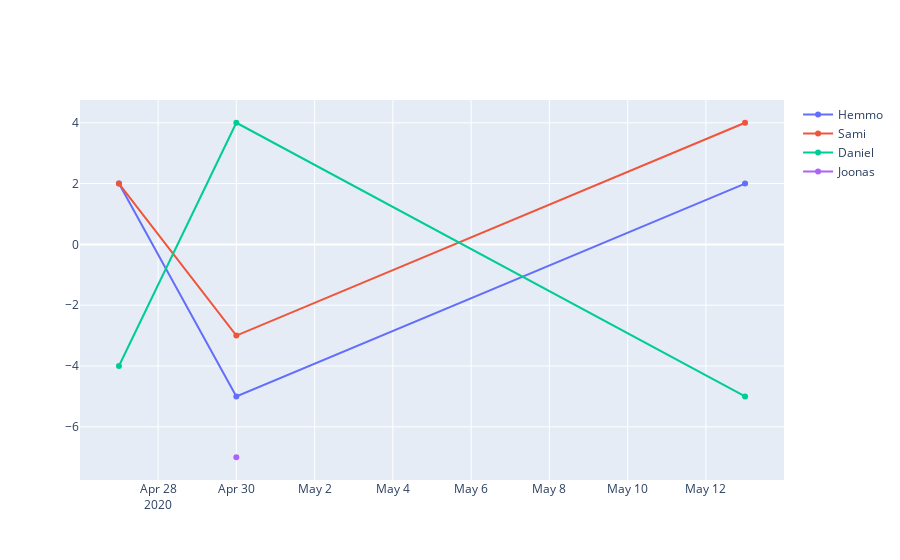

Notebook source saved alongside this figure:
### Code cell
fig = go.Figure()
fig.add_trace(go.Scatter(x=df2[df2["playerID"]==1]["Date"], y=list(df2[df2["playerID"]==1]["result"]),
                    mode='lines+markers',
                    name='Hemmo'))
fig.add_trace(go.Scatter(x=df2[df2["playerID"]==2]["Date"], y=list(df2[df2["playerID"]==2]["result"]),
                    mode='lines+markers',
                    name='Sami'))
fig.add_trace(go.Scatter(x=df2[df2["playerID"]==3]["Date"], y=list(df2[df2["playerID"]==3]["result"]),
                    mode='lines+markers',
                    name='Daniel'))
fig.add_trace(go.Scatter(x=df2[df2["playerID"]==4]["Date"], y=list(df2[df2["playerID"]==4]["result"]),
                    mode='lines+markers',
                    name='Joonas'))


fig.show()

### Figure 1 — Plotly figure (JSON) as saved in the notebook; plotly's stock layout.template omitted (floating-point values rounded to 4 significant figures)
{"data": [{"mode": "lines+markers", "name": "Hemmo", "type": "scatter", "x": ["2020-04-27T00:00:00", "2020-04-30T00:00:00", "2020-05-13T00:00:00"], "y": [2, -5, 2]}, {"mode": "lines+markers", "name": "Sami", "type": "scatter", "x": ["2020-04-27T00:00:00", "2020-04-30T00:00:00", "2020-05-13T00:00:00"], "y": [2, -3, 4]}, {"mode": "lines+markers", "name": "Daniel", "type": "scatter", "x": ["2020-04-27T00:00:00", "2020-04-30T00:00:00", "2020-05-13T00:00:00"], "y": [-4, 4, -5]}, {"mode": "lines+markers", "name": "Joonas", "type": "scatter", "x": ["2020-04-30T00:00:00"], "y": [-7]}], "layout": {}}
